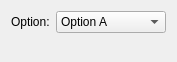
<?xml version="1.0" encoding="UTF-8"?>
<ui version="4.0">
 <class>PathCreatorOptionWidget</class>
 <widget class="QWidget" name="PathCreatorOptionWidget">
  <property name="geometry">
   <rect>
    <x>0</x>
    <y>0</y>
    <width>177</width>
    <height>62</height>
   </rect>
  </property>
  <property name="windowTitle">
   <string>Form</string>
  </property>
  <layout class="QVBoxLayout" name="verticalLayout">
   <item>
    <layout class="QFormLayout" name="formLayout">
     <item row="0" column="0">
      <widget class="QLabel" name="label">
       <property name="text">
        <string>Option:</string>
       </property>
      </widget>
     </item>
     <item row="0" column="1">
      <widget class="QComboBox" name="optionComboBox">
       <item>
        <property name="text">
         <string>Option A</string>
        </property>
       </item>
       <item>
        <property name="text">
         <string>Option B</string>
        </property>
       </item>
       <item>
        <property name="text">
         <string>Option C</string>
        </property>
       </item>
      </widget>
     </item>
    </layout>
   </item>
   <item>
    <spacer name="verticalSpacer">
     <property name="orientation">
      <enum>Qt::Vertical</enum>
     </property>
     <property name="sizeHint" stdset="0">
      <size>
       <width>20</width>
       <height>14</height>
      </size>
     </property>
    </spacer>
   </item>
  </layout>
 </widget>
 <resources/>
 <connections/>
</ui>
